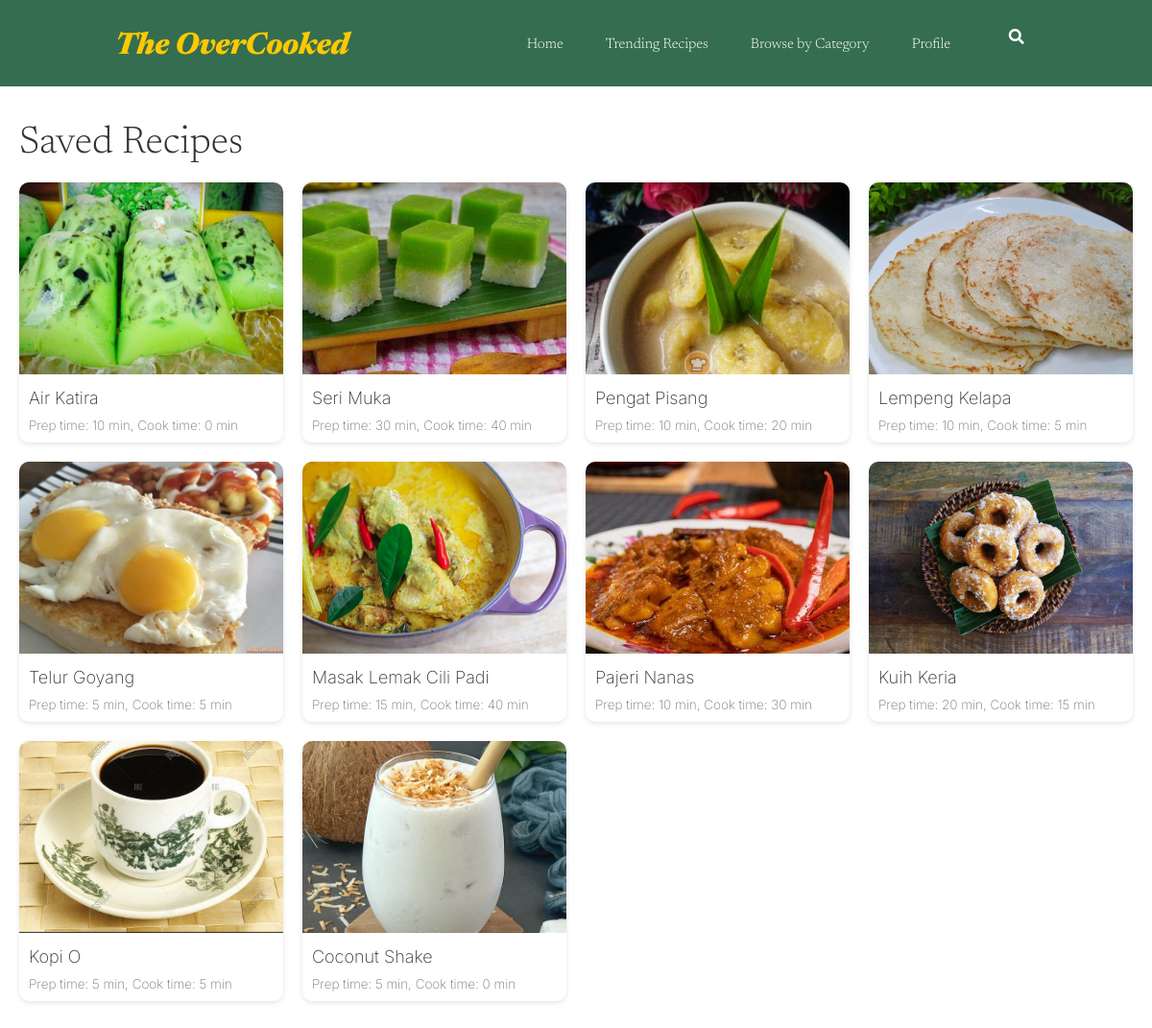
Screenshot of /RUC.savedrecipes.php (signed in) with the database file from the repository.
### tables this page shows
CREATE TABLE `posted_recipe` (
  `recipeId` int(11) NOT NULL,
  `recipeName` varchar(255) NOT NULL,
  `chefId` int(11) NOT NULL,
  `category` enum('Breakfast','Lunch','Dinner','Dessert','Beverages') NOT NULL,
  `tag` text NOT NULL,
  `picture` varchar(255) NOT NULL,
  `note` varchar(255) NOT NULL,
  `details` varchar(255) NOT NULL,
  `ingredients` text NOT NULL,
  `instruction` text NOT NULL,
  `approved` tinyint(1) DEFAULT 0,
  `datetime_posted` datetime NOT NULL DEFAULT current_timestamp()
);

### RUC.fetch_saved_recipe.php (the view, shortened to what this page needs)
<?php
$host = "localhost";
$username = "root";
$password = "";
$database = "the_overcooked_db";
try {
    $conn = mysqli_connect($host, $username, $password, $database);
} catch (Exception $e) {
    die("Connection failed: " . $e->getMessage());
}
$userId = $_SESSION['userId'];
$sql = "SELECT pr.recipeId, pr.recipeName, pr.picture, pr.details
        FROM posted_recipe pr
        INNER JOIN saved_recipe sr ON pr.recipeId = sr.recipeId
        WHERE sr.userId = ?";
$stmt = $conn->prepare($sql);
$stmt->bind_param("i", $userId);
$stmt->execute();
$result = $stmt->get_result();
if ($result->num_rows === 0) {
    echo "<div class='no-recipes'>";
    echo "<p>You haven't saved any recipes yet.</p>";
    echo "</div>";
} else {
    while ($row = $result->fetch_assoc()) {
        echo "<a href='GRUC.recipedetails.php?recipeId=" . $row['recipeId'] . "' style='text-decoration: none; color: inherit;'>";
        echo "<div class='recipe-card'>";
        echo "<img src='" . $row['picture'] . "' alt='" . $row['recipeName'] . "'>";
        echo "<h2 class='recipe-name'>" . $row['recipeName'] . "</h2>";
        echo "<p class='recipe-details'>" . $row['details'] . "</p>";
        echo "</div>";
        echo "</a>";
    }
}
?>

### GRUC.recipe_list.css (style rules this page uses)
* { box-sizing: border-box; margin: 0; padding: 0; }
li, a { font-family: "Newsreader", sans-serif; font-weight: 300; font-size: 15px; color: #ffffff; text-decoration: none; }
.navigation_link, li, a { transition: all 0.3s ease 0s; }
.recipe-card { background-color: #fff; border-radius: 10px; overflow: hidden; box-shadow: 0 2px 5px rgba(0, 0, 0, 0.1); transition: transform 0.2s ease-in-out; }
.recipe-card img { width: 100%; height: 200px; object-fit: cover; }
.recipe-name { font-size: 1.2em; margin: 10px; font-family: "Inter", sans-serif; font-weight: 200; color: #333; }
.recipe-details { font-size: 0.9em; color: #777; margin: 0 10px 10px 10px; font-family: "Inter", sans-serif; font-weight: 200; }

### rows the page displays
posted_recipe: picture (picture), recipeName "Air Katira", details "Prep time: 10 min, Cook time: 0 min"
posted_recipe: picture (picture), recipeName "Seri Muka", details "Prep time: 30 min, Cook time: 40 min"
posted_recipe: picture (picture), recipeName "Pengat Pisang", details "Prep time: 10 min, Cook time: 20 min"
posted_recipe: picture (picture), recipeName "Lempeng Kelapa", details "Prep time: 10 min, Cook time: 5 min"
posted_recipe: picture (picture), recipeName "Telur Goyang", details "Prep time: 5 min, Cook time: 5 min"
posted_recipe: picture (picture), recipeName "Masak Lemak Cili Padi", details "Prep time: 15 min, Cook time: 40 min"
posted_recipe: picture (picture), recipeName "Pajeri Nanas", details "Prep time: 10 min, Cook time: 30 min"
posted_recipe: picture (picture), recipeName "Kuih Keria", details "Prep time: 20 min, Cook time: 15 min"
posted_recipe: picture (picture), recipeName "Kopi O", details "Prep time: 5 min, Cook time: 5 min"
posted_recipe: picture (picture), recipeName "Coconut Shake", details "Prep time: 5 min, Cook time: 0 min"
